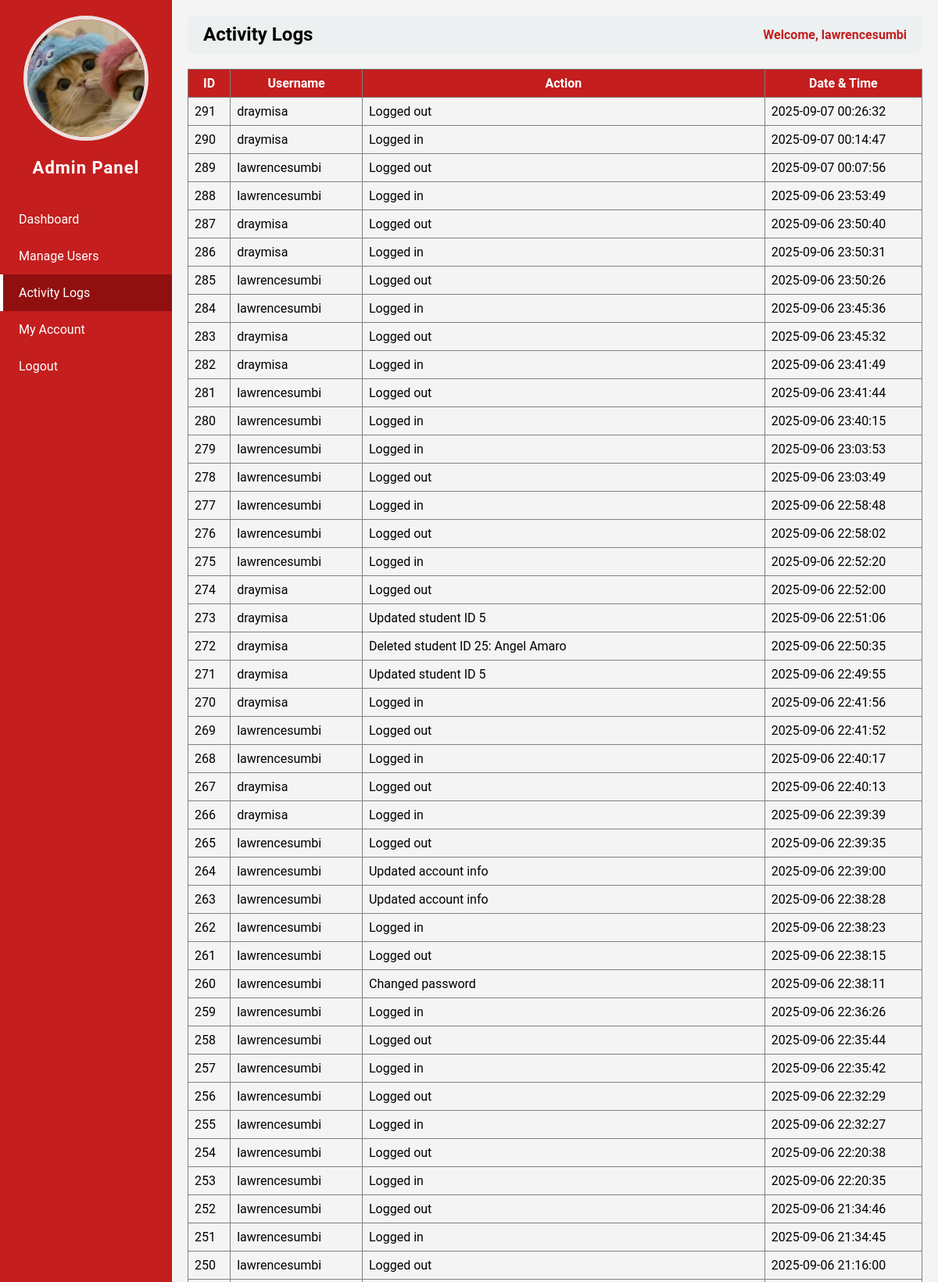
/admin.php?page=activity_logs (signed in, upper part), run on the app's committed database.
### tables this page shows
CREATE TABLE `users` (
  `id` int(11) NOT NULL,
  `username` varchar(50) NOT NULL,
  `password` varchar(255) NOT NULL,
  `role` varchar(50) NOT NULL,
  `email` varchar(255) NOT NULL,
  `contact` varchar(50) NOT NULL,
  `status` varchar(50) NOT NULL,
  `img` varchar(255) NOT NULL
);

CREATE TABLE `logs` (
  `id` int(11) NOT NULL,
  `user_id` int(11) NOT NULL,
  `action` varchar(255) NOT NULL,
  `date_time` datetime NOT NULL DEFAULT current_timestamp()
);

### admin_pages/activity_logs.php (the view)
<?php
$host = "localhost";
$dbname = "studisciplink";
$user = "root";
$pass = "";
try {
    $pdo = new PDO("mysql:host=$host;dbname=$dbname", $user, $pass);
    $pdo->setAttribute(PDO::ATTR_ERRMODE, PDO::ERRMODE_EXCEPTION);
    $stmt = $pdo->prepare("
        SELECT l.id, u.username, l.action, l.date_time
        FROM logs l
        JOIN users u ON l.user_id = u.id
        ORDER BY l.date_time DESC
    ");
    $stmt->execute();
    $logs = $stmt->fetchAll(PDO::FETCH_ASSOC);
} catch (PDOException $e) {
    die("Database error: " . $e->getMessage());
}
?>
<table border="1" cellpadding="8" cellspacing="0" style="width:100%; border-collapse:collapse;">
    <thead style="background:#c41e1e; color:white;">
        <tr>
            <th>ID</th>
            <th>Username</th>
            <th>Action</th>
            <th>Date & Time</th>
        </tr>
    </thead>
    <tbody>
        <?php if ($logs): ?>
            <?php foreach ($logs as $log): ?>
                <tr>
                    <td><?php echo htmlspecialchars($log['id']); ?></td>
                    <td><?php echo htmlspecialchars($log['username']); ?></td>
                    <td><?php echo htmlspecialchars($log['action']); ?></td>
                    <td><?php echo htmlspecialchars($log['date_time']); ?></td>
                </tr>
            <?php endforeach; ?>
        <?php else: ?>
            <tr>
                <td colspan="4" style="text-align:center;">No activity logs found.</td>
            </tr>
        <?php endif; ?>
    </tbody>
</table>

### admin.php (shortened to what this page needs)
<?php
require 'db_connect.php';
$id = $_SESSION['user_id'];
$stmt = $pdo->prepare("SELECT * FROM users WHERE id=?");
$stmt->execute([$id]);
$user = $stmt->fetch(PDO::FETCH_ASSOC);
$page = isset($_GET['page']) ? $_GET['page'] : 'dashboard';
?>
<!DOCTYPE html>
<html>
<head>
</head>
<body>
<div class="sidebar">
    <div class="column profile-photo">
        <?php if (!empty($user['img'])): ?>
            <img src="<?php echo htmlspecialchars($user['img']); ?>" alt="Profile Image">
        <?php else: ?>
            <img src="default.png" alt="Profile Image">
        <?php endif; ?>
    </div>
    <h2>Admin Panel</h2>
    <a href="?page=dashboard" class="<?php echo $page=='dashboard' ? 'active' : ''; ?>">Dashboard</a>
    <a href="?page=manage_users" class="<?php echo $page=='manage_users' ? 'active' : ''; ?>">Manage Users</a>
    <a href="?page=activity_logs" class="<?php echo $page=='activity_logs' ? 'active' : ''; ?>">Activity Logs</a>
    <a href="?page=my_account" class="<?php echo $page=='my_account' ? 'active' : ''; ?>">My Account</a>
    <a href="logout.php">Logout</a>
</div>
<div class="main-content">
    <div class="header">
        <h2><?php echo str_replace('_',' ', $page); ?></h2>
        <span>Welcome, <?php echo $_SESSION['username']; ?></span>
    </div>
    <div class="content">
        <?php
        $file = "admin_pages/{$page}.php";
        if(file_exists($file)){
            include $file;
        } else {
            echo "<p>Page not found.</p>";
        }
        ?>
    </div>
</div>
</body>
</html>

### admin.php (style rules this page uses)
body { margin: 0; font-family: 'Roboto', sans-serif; background: #f4f4f4; }
.sidebar { position: fixed; top: 0; left: 0; width: 220px; height: 100%; background-color: #c41e1e; color: white; display: flex; flex-direction: column; padding-top: 20px; }
.sidebar h2 { text-align: center; margin-bottom: 30px; font-size: 22px; letter-spacing: 1px; }
.sidebar a { padding: 14px 20px; text-decoration: none; color: white; display: block; transition: 0.3s; border-left: 4px solid transparent; }
.sidebar a.active { background-color: #900f0f; border-left: 4px solid #fff; }
.main-content { margin-left: 220px; padding: 20px; }
.header { display: flex; justify-content: space-between; align-items: center; background: #ecf0f1; padding: 10px 20px; border-radius: 8px; margin-bottom: 20px; }
.header h2 { margin: 0; text-transform: capitalize; }
.header span { font-weight: bold; color: #c41e1e; }
.profile-photo { text-align: center; }
.profile-photo img { width: 150px; height: 150px; object-fit: cover; border-radius: 50%; border: 5px solid #ebe0e0ff; }

### data on the page
users: img (picture)
logs: id "291", user.username "draymisa", action "Logged out", date_time "2025-09-07 00:26:32"
logs: id "290", user.username "draymisa", action "Logged in", date_time "2025-09-07 00:14:47"
logs: id "289", user.username "lawrencesumbi", action "Logged out", date_time "2025-09-07 00:07:56"
logs: id "288", user.username "lawrencesumbi", action "Logged in", date_time "2025-09-06 23:53:49"
logs: id "287", user.username "draymisa", action "Logged out", date_time "2025-09-06 23:50:40"
logs: id "286", user.username "draymisa", action "Logged in", date_time "2025-09-06 23:50:31"
logs: id "285", user.username "lawrencesumbi", action "Logged out", date_time "2025-09-06 23:50:26"
logs: id "284", user.username "lawrencesumbi", action "Logged in", date_time "2025-09-06 23:45:36"
logs: id "283", user.username "draymisa", action "Logged out", date_time "2025-09-06 23:45:32"
logs: id "282", user.username "draymisa", action "Logged in", date_time "2025-09-06 23:41:49"
logs: id "281", user.username "lawrencesumbi", action "Logged out", date_time "2025-09-06 23:41:44"
logs: id "280", user.username "lawrencesumbi", action "Logged in", date_time "2025-09-06 23:40:15"
logs: id "279", user.username "lawrencesumbi", action "Logged in", date_time "2025-09-06 23:03:53"
logs: id "278", user.username "lawrencesumbi", action "Logged out", date_time "2025-09-06 23:03:49"
logs: id "277", user.username "lawrencesumbi", action "Logged in", date_time "2025-09-06 22:58:48"
logs: id "276", user.username "lawrencesumbi", action "Logged out", date_time "2025-09-06 22:58:02"
logs: id "275", user.username "lawrencesumbi", action "Logged in", date_time "2025-09-06 22:52:20"
logs: id "274", user.username "draymisa", action "Logged out", date_time "2025-09-06 22:52:00"
logs: id "273", user.username "draymisa", action "Updated student ID 5", date_time "2025-09-06 22:51:06"
logs: id "272", user.username "draymisa", action "Deleted student ID 25: Angel Amaro", date_time "2025-09-06 22:50:35"
logs: id "271", user.username "draymisa", action "Updated student ID 5", date_time "2025-09-06 22:49:55"
logs: id "270", user.username "draymisa", action "Logged in", date_time "2025-09-06 22:41:56"
logs: id "269", user.username "lawrencesumbi", action "Logged out", date_time "2025-09-06 22:41:52"
logs: id "268", user.username "lawrencesumbi", action "Logged in", date_time "2025-09-06 22:40:17"
logs: id "267", user.username "draymisa", action "Logged out", date_time "2025-09-06 22:40:13"
logs: id "266", user.username "draymisa", action "Logged in", date_time "2025-09-06 22:39:39"
logs: id "265", user.username "lawrencesumbi", action "Logged out", date_time "2025-09-06 22:39:35"
logs: id "264", user.username "lawrencesumbi", action "Updated account info", date_time "2025-09-06 22:39:00"
logs: id "263", user.username "lawrencesumbi", action "Updated account info", date_time "2025-09-06 22:38:28"
logs: id "262", user.username "lawrencesumbi", action "Logged in", date_time "2025-09-06 22:38:23"
logs: id "261", user.username "lawrencesumbi", action "Logged out", date_time "2025-09-06 22:38:15"
logs: id "260", user.username "lawrencesumbi", action "Changed password", date_time "2025-09-06 22:38:11"
logs: id "259", user.username "lawrencesumbi", action "Logged in", date_time "2025-09-06 22:36:26"
logs: id "258", user.username "lawrencesumbi", action "Logged out", date_time "2025-09-06 22:35:44"
logs: id "257", user.username "lawrencesumbi", action "Logged in", date_time "2025-09-06 22:35:42"
logs: id "256", user.username "lawrencesumbi", action "Logged out", date_time "2025-09-06 22:32:29"
logs: id "255", user.username "lawrencesumbi", action "Logged in", date_time "2025-09-06 22:32:27"
logs: id "254", user.username "lawrencesumbi", action "Logged out", date_time "2025-09-06 22:20:38"
logs: id "253", user.username "lawrencesumbi", action "Logged in", date_time "2025-09-06 22:20:35"
logs: id "252", user.username "lawrencesumbi", action "Logged out", date_time "2025-09-06 21:34:46"
logs: id "251", user.username "lawrencesumbi", action "Logged in", date_time "2025-09-06 21:34:45"
logs: id "250", user.username "lawrencesumbi", action "Logged out", date_time "2025-09-06 21:16:00"

### other printed values
str_replace('_',' ', $page) "Activity Logs"
$_SESSION['username'] "lawrencesumbi"
